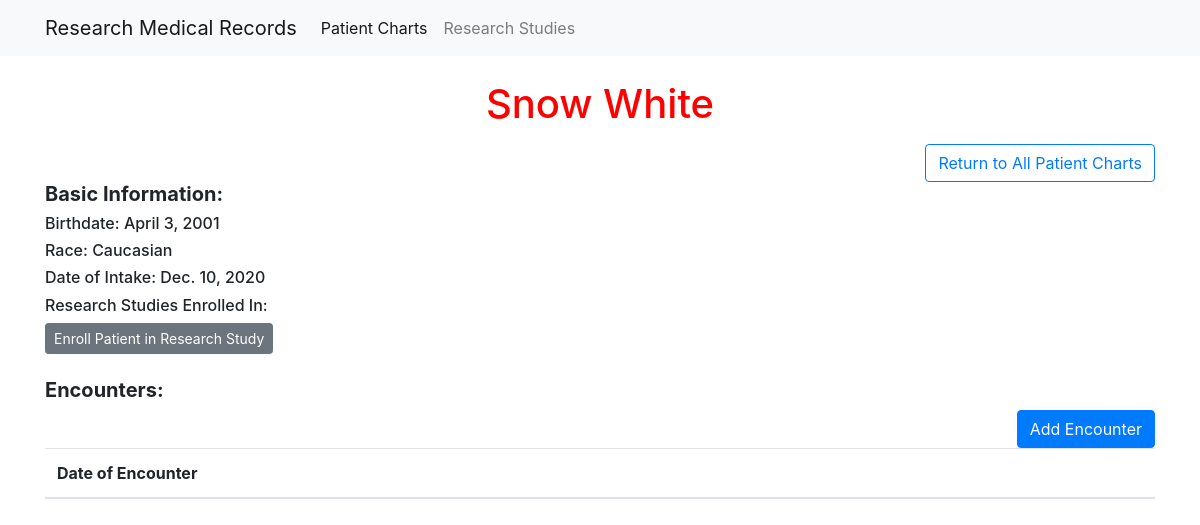
Before: /ptchart/5/ with the older database file.
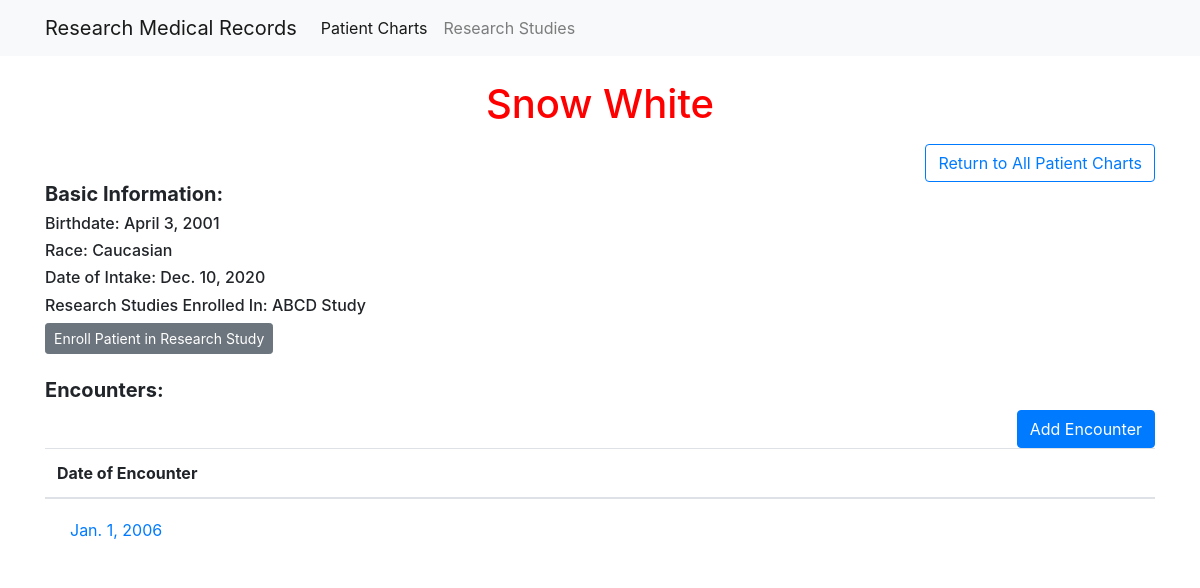
After: the same page with the newer database file.
### research/models.py (models this page shows, shortened)
class ResearchStudy(models.Model):
    name = models.TextField()
    patient = models.ManyToManyField('ptchart.Patient')
    class Meta:
        verbose_name_plural = "Research Studies"

### ptchart/models.py (models this page shows, shortened)
class Encounter(models.Model):
    date = models.DateField()
    body = models.TextField()
    patient = models.ForeignKey('Patient', on_delete=models.CASCADE)

### ptchart/views.py (the view)
# urls.py: path("<int:patient_id>/", views.ptchart_detail, name="ptchart_detail"),
def ptchart_detail(request, patient_id):
    patient = Patient.objects.get(id=patient_id)
    encounters = Encounter.objects.filter(
        patient__id=patient_id).order_by('-date')
    research_study = ""
    if ResearchStudy.objects.filter(patient__id=patient_id).exists():
        research_study = ResearchStudy.objects.get(patient__id=patient_id)
    context = {
        'patient': patient,
        'encounters': encounters,
        'research_study': research_study,
    }
    return render(request, 'ptchart_detail.html', context)

### ptchart/templates/ptchart_detail.html
{% extends "base.html" %}
{% block page_content %}
<figure class="text-center">
    <br>
    <h1>{{ patient.name }}</h1>
</figure>
<div class="d-grid gap-2 d-md-flex justify-content-md-end">
    <a href="{% url 'ptchart_index' %}" class="btn btn-outline-primary">
        Return to All Patient Charts
    </a>
</div>
<div>
    <h5><strong>Basic Information:</strong></h5>
    <h6>Birthdate: {{ patient.dob }}</h6>
    <h6>Race: {{ patient.race }}</h6>
    <h6>Date of Intake: {{ patient.intake_date }}</h6>
    <h6>Research Studies Enrolled In: {{ research_study.name }}</h6>
    <a href="{% url 'ptchart_researchenrollment' patient.id %}"
        class="btn btn-secondary btn-sm">
            Enroll Patient in Research Study
    </a>
</div>
<br>
<div>
    <h5><strong>Encounters:</strong></h5>
    <div class="d-grid gap-2 d-md-flex justify-content-md-end">
        <a href="{% url 'ptchart_newencounter' patient.id %}"
        class="btn btn-primary me-md-2">
        Add Encounter
        </a>
    </div>
    <table class="table">
        <thead>
            <tr>
                <th scope="col">Date of Encounter</th>
            </tr>
        </thead>
        <tbody>
            {% for encounter in encounters %}
            <tr>
                <td> <a href="{% url 'ptchart_encounter' patient.id encounter.id %}"
                class="btn btn-link">
                {{ encounter.date }}
                </a></td>
            </tr>
            {% endfor %}
        </tbody>
    </table>
</div>
{% endblock %}

Changed rows visible on the page:
now on this page (row unchanged): ResearchStudy: name "ABCD Study"
added Encounter: date "Jan. 1, 2006"
